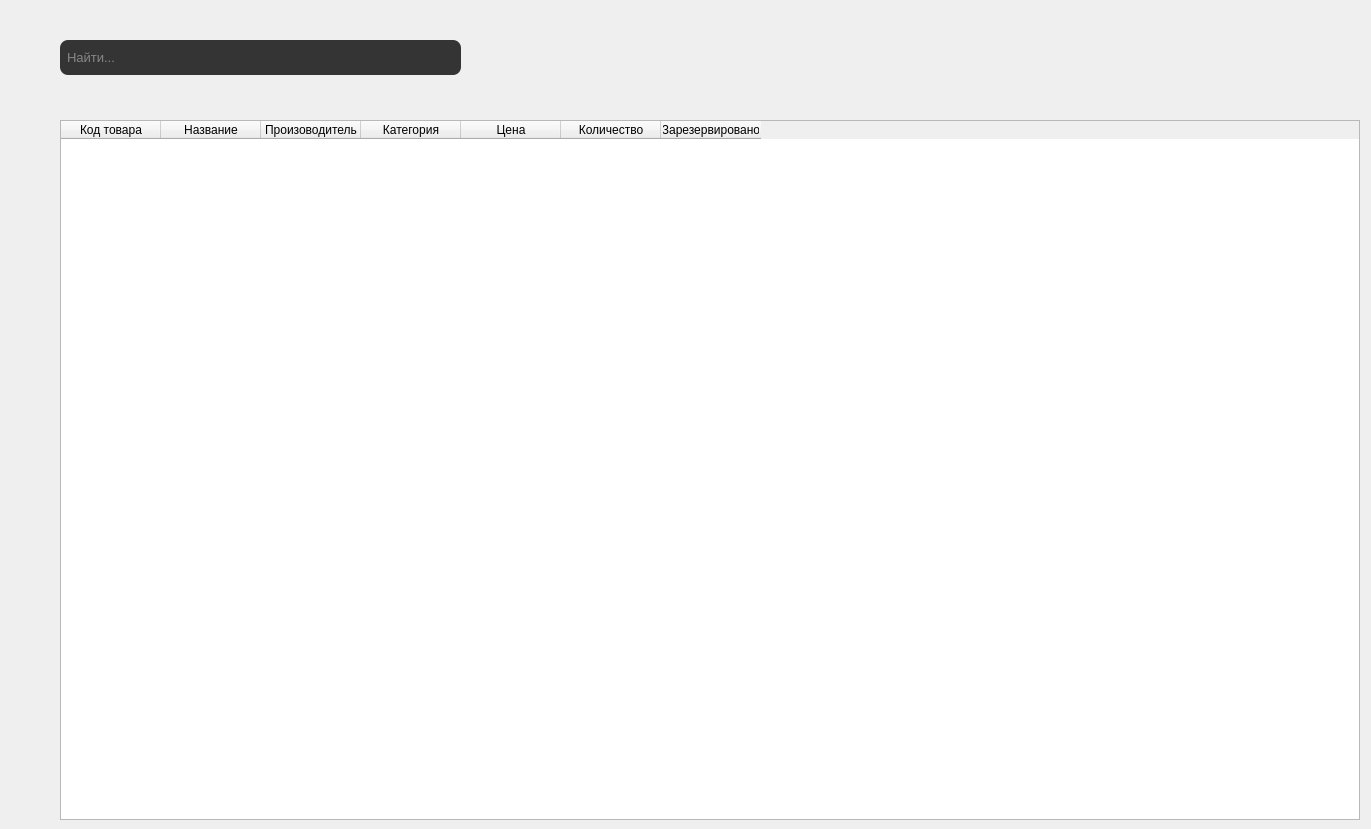
          <widget class="QWidget" name="stock_main">
           <widget class="QTableWidget" name="stock_main_table">
            <property name="geometry">
             <rect>
              <x>60</x>
              <y>120</y>
              <width>1300</width>
              <height>700</height>
             </rect>
            </property>
            <property name="rowCount">
             <number>0</number>
            </property>
            <column>
             <property name="text">
              <string>Код товара</string>
             </property>
            </column>
            <column>
             <property name="text">
              <string>Название</string>
             </property>
            </column>
            <column>
             <property name="text">
              <string>Произоводитель</string>
             </property>
            </column>
            <column>
             <property name="text">
              <string>Категория</string>
             </property>
            </column>
            <column>
             <property name="text">
              <string>Цена</string>
             </property>
            </column>
            <column>
             <property name="text">
              <string>Количество</string>
             </property>
            </column>
            <column>
             <property name="text">
              <string>Зарезервировано</string>
             </property>
            </column>
           </widget>
           <widget class="QLabel" name="stock_main_createBtn">
            <property name="geometry">
             <rect>
              <x>1100</x>
              <y>50</y>
              <width>262</width>
              <height>20</height>
             </rect>
            </property>
            <property name="text">
             <string/>
            </property>
            <property name="pixmap">
             <pixmap>assets/new_invvent.png</pixmap>
            </property>
           </widget>
           <widget class="QLineEdit" name="stock_main_lineEdit">
            <property name="geometry">
             <rect>
              <x>60</x>
              <y>40</y>
              <width>401</width>
              <height>35</height>
             </rect>
            </property>
            <property name="font">
             <font>
              <family>Ubuntu</family>
              <pointsize>10</pointsize>
              <weight>3</weight>
              <italic>false</italic>
              <bold>false</bold>
             </font>
            </property>
            <property name="styleSheet">
             <string notr="true">color: rgb(217, 217, 217);
font: 25 10pt &quot;Ubuntu&quot;;
padding: 5px;
padding-right: 35px;
border-radius: 8px;
border-color: rgb(66, 66, 66);
background-color: rgb(52, 52, 52);</string>
            </property>
            <property name="text">
             <string/>
            </property>
            <property name="placeholderText">
             <string>Найти...</string>
            </property>
           </widget>
           <widget class="QLabel" name="stock_main_searchImg">
            <property name="geometry">
             <rect>
              <x>430</x>
              <y>50</y>
              <width>18</width>
              <height>18</height>
             </rect>
            </property>
            <property name="styleSheet">
             <string notr="true">background: none</string>
            </property>
            <property name="text">
             <string/>
            </property>
            <property name="pixmap">
             <pixmap>assets/search.png</pixmap>
            </property>
           </widget>
           <zorder>stock_main_lineEdit</zorder>
           <zorder>stock_main_table</zorder>
           <zorder>stock_main_createBtn</zorder>
           <zorder>stock_main_searchImg</zorder>
          </widget>
